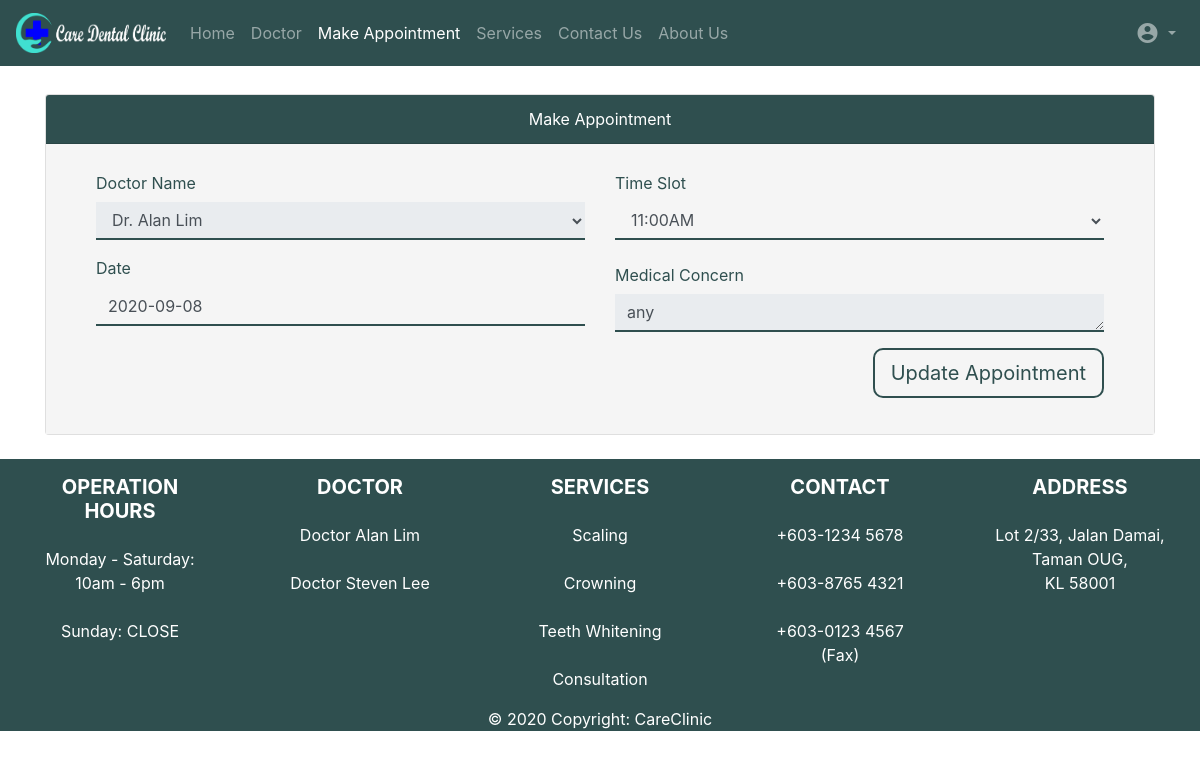
Screenshot of /EditAppointmentPage.php?id=126 (signed in) with the database file from the repository.
### tables this page shows
CREATE TABLE IF NOT EXISTS `appointment` (
  `AppointmentID` int NOT NULL AUTO_INCREMENT,
  `LoginID` varchar(250) NOT NULL,
  `Date` varchar(250) NOT NULL,
  `Time_Slot` varchar(250) NOT NULL,
  `Doctor_Name` varchar(250) NOT NULL,
  `Medical_Concern` longtext NOT NULL,
  `Status` int NOT NULL,
  PRIMARY KEY (`AppointmentID`)
);

### includes/autoLoad.php (called while the page is built, shortened)
<?php
    function autoLoader ($className) {
      $path = 'classes/';
      $extension = '.class.php';
      $fileName = $path . $className . $extension;
    }
?>

### classes/dbh.class.php (called while the page is built, shortened)
<?php
class Dbh {
    private $dbHost = 'localhost';
    private $dbUser = 'root';
    private $dbPass = '';
    private $dbName = 'careclinic';
    protected function connect() {
        $this->conn = new mysqli($this->dbHost , $this->dbUser , $this->dbPass , $this->dbName);
        $this->conn->set_charset('utf8mb4');
        return $this->conn;
    }
}
?>

### classes/appoint.class.php (called while the page is built, shortened)
<?php
class Appoint extends Dbh {
    protected function getSelectedAppointment($AppointmentID) {
        $sql = "SELECT * FROM `appointment` WHERE AppointmentID = ?";
        $stmt = $this->connect()->prepare($sql);
        $stmt->bind_param('s' , $AppointmentID);
        $stmt->execute();
        $arr = $stmt->get_result()->fetch_assoc();
        return $arr;
    }
}
?>

### classes/appointcontr.class.php (called while the page is built, shortened)
<?php
class AppointContr extends Appoint {
    public function showSelectedAppointment($AppointmentID) {
        $result = $this->getSelectedAppointment($AppointmentID);
        return $result;
    }
}

### EditAppointmentPage.php (the view, shortened to what this page needs)
<?php
if(isset($_SESSION['role'])) {
    if($_SESSION['role'] === 'Patient') {
        session_abort(); ?>
    <?php
include_once("includes/autoLoad.php");
$AppointmentID = $_GET['id'];
$selected = new AppointContr();
$data = $selected->showSelectedAppointment($AppointmentID);
$date = $data['Date'];
$time = $data["Time_Slot"];
$name = $data['Doctor_Name'];
$concern = $data['Medical_Concern'];?>
<?php $page = 'makeappointment'; require("Head(Patient).php"); ?>
    <body>
        <br>
        <?php
            if (isset($_SESSION['role'])) {
                echo'
                <div class="col-12">
                    <div class="row justify-content-md-center">
                        <div class="container-xl">';
                            echo'
                            <div class="card">
                                <div class="card-header text-center bg-green">Make Appointment
                                </div>
                                <div class="card-body bg-custom">
                                    <form id="makeappointment-form" method="POST" action="updateAppointment.php">
                                        <div class="col-lg-12 bg-custom">
                                            <div class="row justify-content-md-center">
                                                <div class="col-lg-6">
                                                    <div class="form-group">
                                                        <label class="col-form-label" for="prefereddoctor">Doctor Name</label>
                                                        <select id="prefereddoctor" name="prefereddoctor" readonly class="form-control"  onload="loadData()" onkeyup="loadData()">
                                                            <option value="'.$name.'" selected>Dr. '.$name.'</option>
                                                        </select>
                                                    </div>
                                                    <div class="form-group">
                                                        <label for="dob">Date</label>
                                                        <input type="text" class="form-control" id="date" name="date" placeholder="YYYY-MM-DD"  onkeyup="loadData()"
                                                        value="'.$date.'"/>
                                                    </div>
                                                </div>
                                                <div class="col-lg-6">
                                                    <div class="form-group">
                                                        <label class="col-form-label" for="timeslot">Time Slot</label>
                                                        <select id="timeSlot" name="timeslot" class="form-control">
                                                        <option selected>'.$time.'</option>'
                                                        ?> <?php
                                                        echo '
                                                        </select>
                                                    </div>
                                                        <div class="form-group">
                                                            <label class="col-form-label" for="remark">Medical Concern</label>
                                                            <textarea class="form-control" readonly rows="1" id="medicalconcern" name="medicalconcern" placeholder="Medical Concern">'.$concern.'</textarea>
                                                        </div>
                                                        <input type="hidden" name="AppointmentID" value="'.$AppointmentID.'" >
                                                    </div>
                                                </div>
                                            <div class="row justify-content-md-end">
                                                <div class="col-md-auto">
                                                    <button type="submit" name="save" class="btn-lg button-l mb-3 btn-block">Update Appointment</button>
                                                </div>
                                            </div>
                                        </div>
                                    </form>
                                </div>
                            </div>
                        </div>
                    </div>
                </div>';
            }
        ?>
        <br>
    </body>
<?php require("Footer(Patient).php"); ?>
<?php    } else {
    Header("location: index.php");
    exit();
}
}
else {
    Header("location: index.php");
    exit();
}
?>

### CSS/Header.css (style rules this page uses)
.row { margin: 0px; }

### CSS/Footer.css (style rules this page uses)
.row { margin: 0px; }

### CSS/Custom.css (style rules this page uses)
.bg-green { background-color: #2F4F4F; color: white; }
.bg-custom { background-color: whitesmoke; color: #2F4F4F; }
.row { margin: 0px; }
.button-l { border: 2px solid #2F4F4F; color: #2F4F4F; background-color: transparent; text-align: center; transition-duration: 0.4s; cursor: pointer; border-radius: 10px; outline:none; text-decoration: none; }
.form-control { box-sizing: border-box; border: none; border-bottom: 2px solid #2F4F4F; background-color: transparent ; outline:none; margin-right: 100px; border-radius: 0px; }

### rows the page displays
appointment: date "2020-09-08", timeslot "11:00AM", medicalconcern "any"
